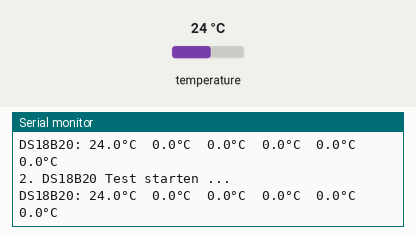
A sketch run on a simulated ESP32. Shown: the last lines printed to the serial monitor. Inputs (shaded band) come from the test bench; at power-on: temperature 24 °C.

Above: at 4.3 s.
4.4 s: temperature set to 12 °C
At 6.2 s:
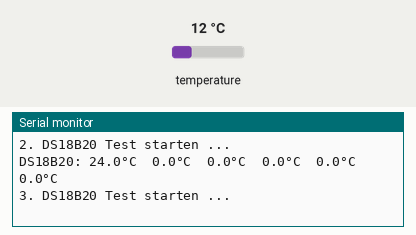
8.1 s: temperature set to 19 °C
At 10.2 s:
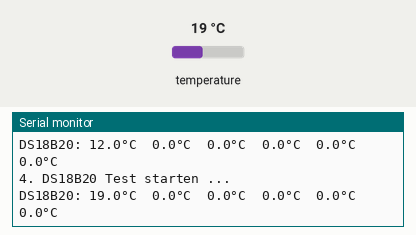
Timing chart, 0 to 11.7 s (numbered marks = the images above; inputs shaded):
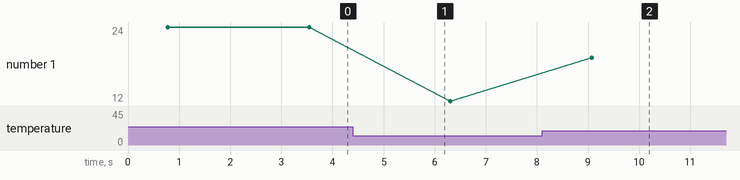

Measured:
- after the input at 8.1 s, the serial monitor: prints a new line after 0.97 s (image 2)
- plotted number 1: 24 → 12 after the input at 4.4 s, 12 → 19 after the input at 8.1 s

The sketch:

BOB-4-DS18B20-Temperatur.ino
```cpp
/*   BOB-4-DS18B20-Temperatur  Sensor DS18B20

     Testprogramm für ESP32 Dev Module      Didi Lamken 30.01.2019

     Sensor DS18B20 für Temperatur
*/
// 1. allgemeine Definitionen /////////////////////////////////////
const char* Programmname = "BOB-4-DS18B20-Temperatur";

// allgemeine Variable
int      Counter = 0;              // Zähler Webseiten-Aufrufe

// DS18B20 1-wire Sensor für Temperatur
#define DS18B20Pin  18              // GPIO-Pin für OneWire DS18B20
int     DS18B20anz = 6;             // Anzahl Sensoren
float   DS18B20temp[10];            // Temperaturen
//float DS18B20korr[] = {0.0, 0.1, -0.2, -0.3, -0.1, -0.2, 0.0, 0.0, 0.0, 0.0 };
float   DS18B20korr[] = {0.0, 0.0,  0.0,  0.0,  0.0,  0.0, 0.0, 0.0, 0.0, 0.0 };
String  strDS18B20temp[10];
#include <OneWire.h>
#include <DallasTemperature.h>
OneWire oneWire(DS18B20Pin);
DallasTemperature DS18B20(&oneWire);
char     chTmp[6];
char     chTmp1[6], chTmp2[6], chTmp3[6];
char     chTmp4[6], chTmp5[6], chTmp6[6];

// 2. Setup wird beim Start einmal durchlaufen  ///////////////////
void setup()
{
  Serial.begin(115200);
  Serial.println(Programmname);

  // DS18B20
  DS18B20.begin();                         // DS18B20 initialisieren
  Serial.println("DS18B20 gestartet");
}

// DS18B20  Funktion zum Auslesen  /////////////////////////////////////
void getDS18B20()                           // Auslesen
{
  int   i      = 0;                 // Laufvariable
  String  strBuffer = "DS18B20: ";

  DS18B20.requestTemperatures();
  //  Serial.print("DS18B20: ");
  for (i = 0; i < DS18B20anz; i++)
  {
    DS18B20temp[i] = DS18B20.getTempCByIndex(i);
    float fTmp = DS18B20temp[i] + DS18B20korr[i];
    if ( fTmp == -127.0 ) { fTmp = 0.0; }
    //    Serial.print(fTmp);                       // unformatierte Ausgabe
    //    Serial.print("°C ");
    dtostrf(fTmp, 4, 1, chTmp);
    strDS18B20temp[i] = chTmp;                 // String-Array für WebServer
    strBuffer = strBuffer + chTmp + "°C ";   // String für Ausgabe
  }
  strDS18B20temp[0].toCharArray(chTmp1, 6);
  strDS18B20temp[1].toCharArray(chTmp2, 6);
  strDS18B20temp[2].toCharArray(chTmp3, 6);
  strDS18B20temp[3].toCharArray(chTmp4, 6);
  strDS18B20temp[4].toCharArray(chTmp5, 6);
  strDS18B20temp[5].toCharArray(chTmp6, 6);
  //  Serial.println(" ");
  Serial.println(strBuffer);                // formatierte Ausgabe
}

// 3. Dauerschleife  //////////////////////////////////////////////
void  loop()
{
  Counter++;
  Serial.print(Counter);
  Serial.println(". DS18B20 Test starten ... ");

  getDS18B20();                          // neue Temperatur

  delay(2000);                            // Delay.
}
```
